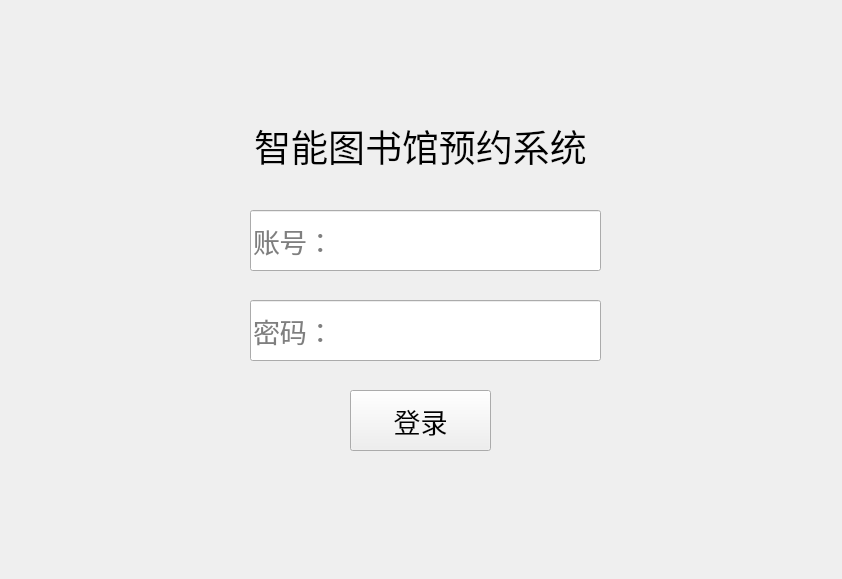
<?xml version="1.0" encoding="UTF-8"?>
<ui version="4.0">
 <class>LoginWidget</class>
 <widget class="QWidget" name="LoginWidget">
  <property name="geometry">
   <rect>
    <x>0</x>
    <y>0</y>
    <width>842</width>
    <height>579</height>
   </rect>
  </property>
  <property name="font">
   <font>
    <pointsize>20</pointsize>
   </font>
  </property>
  <property name="windowTitle">
   <string>Form</string>
  </property>
  <widget class="QLineEdit" name="usernameLineEdit">
   <property name="geometry">
    <rect>
     <x>250</x>
     <y>210</y>
     <width>351</width>
     <height>61</height>
    </rect>
   </property>
   <property name="text">
    <string/>
   </property>
   <property name="placeholderText">
    <string>账号：</string>
   </property>
  </widget>
  <widget class="QLineEdit" name="passwordLineEdit">
   <property name="geometry">
    <rect>
     <x>250</x>
     <y>300</y>
     <width>351</width>
     <height>61</height>
    </rect>
   </property>
   <property name="text">
    <string/>
   </property>
   <property name="echoMode">
    <enum>QLineEdit::Password</enum>
   </property>
   <property name="placeholderText">
    <string>密码：</string>
   </property>
  </widget>
  <widget class="QPushButton" name="loginButton">
   <property name="geometry">
    <rect>
     <x>350</x>
     <y>390</y>
     <width>141</width>
     <height>61</height>
    </rect>
   </property>
   <property name="cursor">
    <cursorShape>PointingHandCursor</cursorShape>
   </property>
   <property name="text">
    <string>登录</string>
   </property>
  </widget>
  <widget class="QLabel" name="label">
   <property name="geometry">
    <rect>
     <x>210</x>
     <y>90</y>
     <width>421</width>
     <height>111</height>
    </rect>
   </property>
   <property name="font">
    <font>
     <family>MV Boli</family>
     <pointsize>28</pointsize>
     <italic>false</italic>
    </font>
   </property>
   <property name="text">
    <string>智能图书馆预约系统</string>
   </property>
   <property name="alignment">
    <set>Qt::AlignCenter</set>
   </property>
  </widget>
 </widget>
 <resources/>
 <connections/>
</ui>
